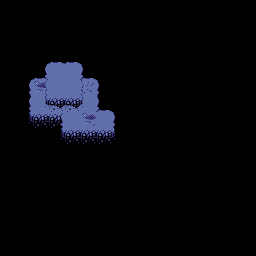

A level layout from a 2D game, rendered from its tile map. Below: a short description, then the map file with its tile-grid data intact:
An orthogonal 16x16 tile map with 16x16 px tiles, 2 tile layers (Terrain_1, Terrain_2), 7 tilesets and 8 objects.

<map version="1.10" tiledversion="1.12.2" orientation="orthogonal" renderorder="right-down" width="16" height="16" tilewidth="16" tileheight="16" infinite="0" nextlayerid="5" nextobjectid="26">
 <tileset firstgid="1" source="../tilesets/terrain.tsx" />
 <tileset firstgid="67" source="../tilesets/building_1.tsx" />
 <tileset firstgid="69" source="../tilesets/unit_1.tsx" />
 <tileset firstgid="71" source="../tilesets/unit_3.tsx" />
 <tileset firstgid="73" source="../tilesets/spacebodies.tsx" />
 <tileset firstgid="79" source="../tilesets/building_2.tsx" />
 <tileset firstgid="81" source="../tilesets/unit_4.tsx" />
 <objectgroup id="4" name="Space">
  <object id="10" gid="73" x="48" y="224" width="16" height="16" />
  <object id="11" gid="75" x="112" y="32" width="16" height="16" />
  <object id="13" gid="78" x="240" y="240" width="16" height="16" />
  <object id="16" gid="74" x="224" y="64" width="16" height="16" />
  <object id="17" gid="74" x="495.333" y="172.667" width="16" height="16" />
 </objectgroup>
 <layer id="1" name="Terrain_1" width="16" height="16">
  <data encoding="csv">
0,0,0,0,0,0,0,0,0,0,0,0,0,0,0,0,
0,0,0,0,0,0,0,0,0,0,0,0,0,0,0,0,
0,0,0,0,0,0,0,0,0,0,0,0,0,0,0,0,
0,0,0,7,7,0,0,0,0,0,0,0,0,0,0,0,
0,0,19,5,5,20,0,0,0,0,0,0,0,0,0,0,
0,6,2,5,5,1,8,0,0,0,0,0,0,0,0,0,
0,6,5,5,5,5,20,0,0,0,0,0,0,0,0,0,
0,10,9,30,5,2,5,8,0,0,0,0,0,0,0,0,
0,0,0,10,9,9,9,11,0,0,0,0,0,0,0,0,
0,0,0,0,0,0,0,0,0,0,0,0,0,0,0,0,
0,0,0,0,0,0,0,0,0,0,0,0,0,0,0,0,
0,0,0,0,0,0,0,0,0,0,0,0,0,0,0,0,
0,0,0,0,0,0,0,0,0,0,0,0,0,0,0,0,
0,0,0,0,0,0,0,0,0,0,0,0,0,0,0,0,
0,0,0,0,0,0,0,0,0,0,0,0,0,0,0,0,
0,0,0,0,0,0,0,0,0,0,0,0,0,0,0,0
</data>
 </layer>
 <layer id="3" name="Terrain_2" width="16" height="16">
  <data encoding="csv">
0,0,0,0,0,0,0,0,0,0,0,0,0,0,0,0,
0,0,0,0,0,0,0,0,0,0,0,0,0,0,0,0,
0,0,0,0,0,0,0,0,0,0,0,0,0,0,0,0,
0,0,0,0,0,0,0,0,0,0,0,0,0,0,0,0,
0,0,0,0,0,0,0,0,0,0,0,0,0,0,0,0,
0,0,6,0,0,8,0,0,0,0,0,0,0,0,0,0,
0,0,10,9,9,11,0,0,0,0,0,0,0,0,0,0,
0,0,0,0,0,0,0,0,0,0,0,0,0,0,0,0,
0,0,0,0,0,0,0,0,0,0,0,0,0,0,0,0,
0,0,0,0,0,0,0,0,0,0,0,0,0,0,0,0,
0,0,0,0,0,0,0,0,0,0,0,0,0,0,0,0,
0,0,0,0,0,0,0,0,0,0,0,0,0,0,0,0,
0,0,0,0,0,0,0,0,0,0,0,0,0,0,0,0,
0,0,0,0,0,0,0,0,0,0,0,0,0,0,0,0,
0,0,0,0,0,0,0,0,0,0,0,0,0,0,0,0,
0,0,0,0,0,0,0,0,0,0,0,0,0,0,0,0
</data>
 </layer>
 <objectgroup id="2" name="Building">
  <object id="23" gid="71" x="96" y="128" width="16" height="16">
   <properties>
    <property name="Destructible" type="bool" value="true" />
   </properties>
  </object>
  <object id="24" gid="71" x="64" y="128" width="16" height="16">
   <properties>
    <property name="Destructible" type="bool" value="true" />
   </properties>
  </object>
  <object id="25" gid="81" x="48" y="96" width="16" height="16" />
 </objectgroup>
</map>
